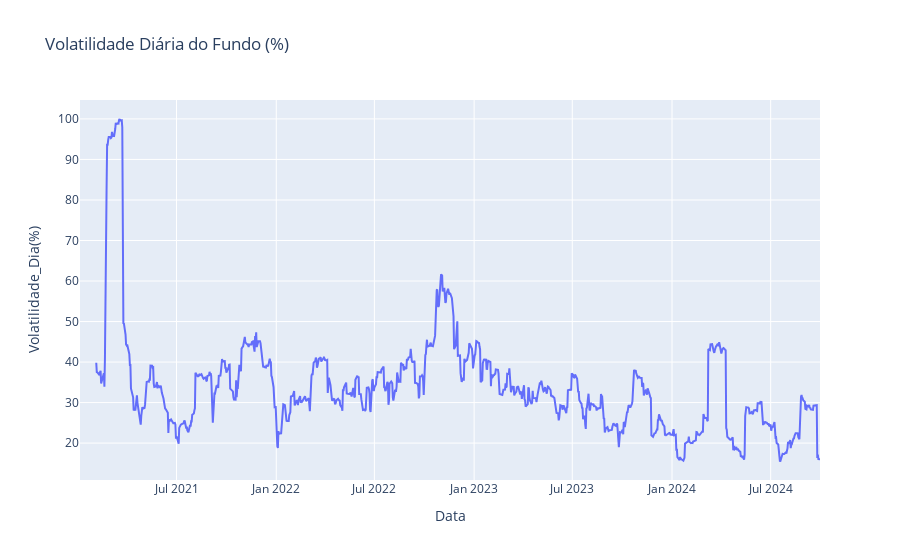

The notebook cell saved with this chart:
### Markdown cell above
### 4. Volatilidade Diária

### Code cell
graph_volatility_daily = px.line(dados_combinados1, 
                                 x=dados_combinados1.index, 
                                 y='Volatilidade_Dia(%)', 
                                 title='Volatilidade Diária do Fundo (%)')

graph_volatility_daily.show()

### Figure 1 — Plotly figure (JSON) as saved in the notebook; plotly's stock layout.template omitted (floating-point values rounded to 4 significant figures; data arrays with more than 128 entries replaced by an {"elided": "..."} marker saying what was removed)
{"data": [{"hovertemplate": "Data=%{x}<br>Volatilidade_Dia(%)=%{y}<extra></extra>", "legendgroup": "", "line": {"color": "#636efa", "dash": "solid"}, "marker": {"symbol": "circle"}, "mode": "lines", "name": "", "orientation": "v", "showlegend": false, "type": "scatter", "x": {"elided": "941 str values"}, "xaxis": "x", "y": {"elided": "941 float values"}, "yaxis": "y"}], "layout": {"legend": {"tracegroupgap": 0}, "title": {"text": "Volatilidade Diária do Fundo (%)"}, "xaxis": {"anchor": "y", "domain": [0, 1], "title": {"text": "Data"}}, "yaxis": {"anchor": "x", "domain": [0, 1], "title": {"text": "Volatilidade_Dia(%)"}}}}
